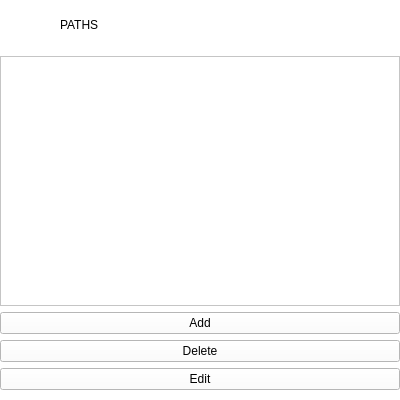
<?xml version="1.0" encoding="UTF-8"?>
<ui version="4.0">
 <class>PathsPage</class>
 <widget class="QWidget" name="PathsPage">
  <property name="geometry">
   <rect>
    <x>0</x>
    <y>0</y>
    <width>400</width>
    <height>400</height>
   </rect>
  </property>
  <property name="windowTitle">
   <string>Form</string>
  </property>
  <property name="styleSheet">
   <string notr="true">background: #fff;</string>
  </property>
  <layout class="QVBoxLayout" name="verticalLayout">
   <property name="leftMargin">
    <number>0</number>
   </property>
   <property name="topMargin">
    <number>0</number>
   </property>
   <property name="rightMargin">
    <number>0</number>
   </property>
   <property name="bottomMargin">
    <number>10</number>
   </property>
   <item>
    <widget class="QWidget" name="header" native="true">
     <property name="minimumSize">
      <size>
       <width>0</width>
       <height>50</height>
      </size>
     </property>
     <property name="maximumSize">
      <size>
       <width>16777215</width>
       <height>50</height>
      </size>
     </property>
     <layout class="QHBoxLayout" name="horizontalLayout">
      <property name="spacing">
       <number>20</number>
      </property>
      <property name="leftMargin">
       <number>10</number>
      </property>
      <property name="topMargin">
       <number>5</number>
      </property>
      <property name="rightMargin">
       <number>10</number>
      </property>
      <property name="bottomMargin">
       <number>5</number>
      </property>
      <item>
       <widget class="Burger" name="burger">
        <property name="minimumSize">
         <size>
          <width>30</width>
          <height>30</height>
         </size>
        </property>
        <property name="maximumSize">
         <size>
          <width>30</width>
          <height>30</height>
         </size>
        </property>
        <property name="cursor">
         <cursorShape>PointingHandCursor</cursorShape>
        </property>
        <property name="text">
         <string/>
        </property>
        <property name="pixmap">
         <pixmap resource="../images.qrc">:/images/burger.png</pixmap>
        </property>
        <property name="scaledContents">
         <bool>true</bool>
        </property>
        <property name="default" stdset="0">
         <bool>false</bool>
        </property>
       </widget>
      </item>
      <item>
       <widget class="QLabel" name="label">
        <property name="styleSheet">
         <string notr="true">text-transform: uppercase;
font: 87 16pt &quot;Arial&quot;;</string>
        </property>
        <property name="text">
         <string>PATHS</string>
        </property>
       </widget>
      </item>
      <item>
       <spacer name="horizontalSpacer">
        <property name="orientation">
         <enum>Qt::Horizontal</enum>
        </property>
        <property name="sizeHint" stdset="0">
         <size>
          <width>40</width>
          <height>20</height>
         </size>
        </property>
       </spacer>
      </item>
      <item>
       <widget class="QLabel" name="label_2">
        <property name="maximumSize">
         <size>
          <width>20</width>
          <height>20</height>
         </size>
        </property>
        <property name="cursor">
         <cursorShape>PointingHandCursor</cursorShape>
        </property>
        <property name="styleSheet">
         <string notr="true">font: 87 16pt &quot;Arial&quot;;</string>
        </property>
        <property name="text">
         <string/>
        </property>
        <property name="pixmap">
         <pixmap>:/images/images/search.png</pixmap>
        </property>
        <property name="scaledContents">
         <bool>true</bool>
        </property>
       </widget>
      </item>
     </layout>
    </widget>
   </item>
   <item>
    <widget class="QTableView" name="tableView"/>
   </item>
   <item>
    <widget class="QPushButton" name="add">
     <property name="text">
      <string>Add</string>
     </property>
    </widget>
   </item>
   <item>
    <widget class="QPushButton" name="remove">
     <property name="text">
      <string>Delete</string>
     </property>
    </widget>
   </item>
   <item>
    <widget class="QPushButton" name="edit">
     <property name="text">
      <string>Edit</string>
     </property>
    </widget>
   </item>
  </layout>
 </widget>
 <customwidgets>
  <customwidget>
   <class>Burger</class>
   <extends>QLabel</extends>
   <header>Components/burger.h</header>
  </customwidget>
 </customwidgets>
 <resources>
  <include location="../images.qrc"/>
 </resources>
 <connections/>
</ui>
